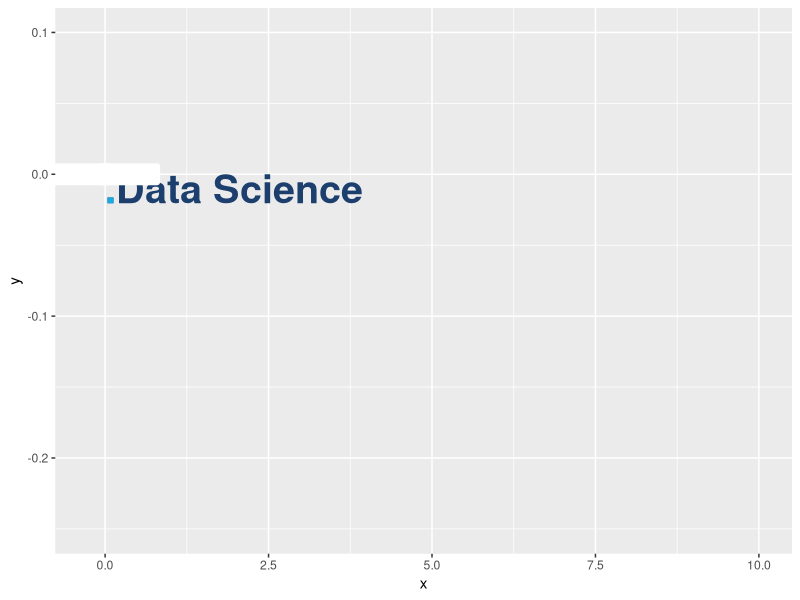

Generate this figure with R:
## ---- chunk 1
knitr::opts_chunk$set(echo = FALSE)
library(tidyverse)
## ---- chunk 2
tibble(x = c(0, 0),
       y = c(0, 0), 
       text = c(".Data Science", "."),
       colour = c("#1c3f6e", "#17ace3")) %>%
         ggplot() +
  aes(x = x, y = y, colour = colour, label = text) +
#  geom_point() +
  xlim(-0.25 , 10) + 
  ylim(-0.25, 0.1) + 
  geom_text(size = 10, vjust = "inward", hjust = "inward", fontface = "bold") +
  scale_color_identity() + 
  geom_label(colour = "white", fontface = "bold")
# +  theme_void() 

